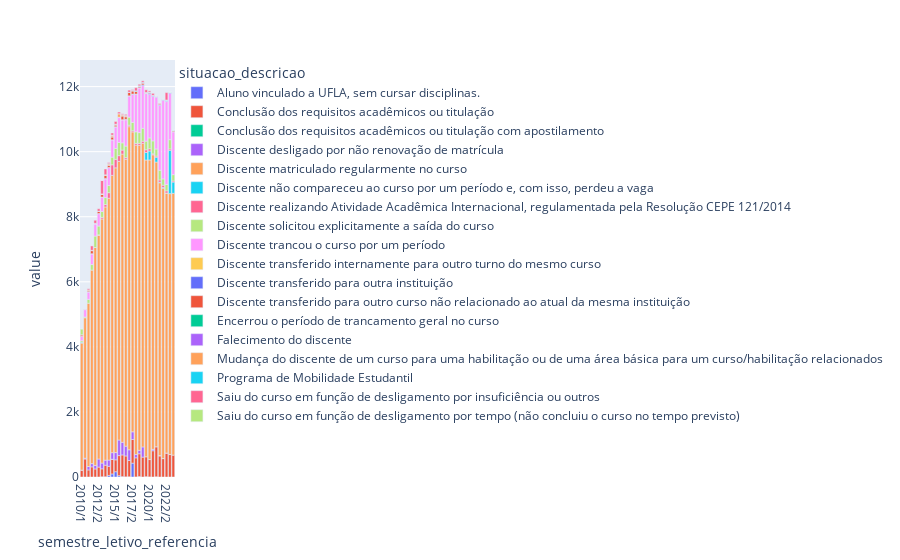

The notebook cell this image was saved under:
### Code cell
# Para melhor manipulação trasnforma o objeto em SparkPandas
view_1 = ps.DataFrame(data.groupBy('semestre_letivo_referencia', 'situacao_descricao')
                      .count()
                      .orderBy('semestre_letivo_referencia'))

view_1_pivot = view_1.pivot(index='semestre_letivo_referencia', 
                            columns='situacao_descricao', 
                            values='count')
view_1_pivot.plot(kind='bar')

### Figure 1 — Plotly figure (JSON) as saved in the notebook; plotly's stock layout.template omitted (floating-point values rounded to 4 significant figures)
{"data": [{"alignmentgroup": "True", "hovertemplate": "situacao_descricao=Aluno vinculado a UFLA, sem cursar disciplinas.<br>semestre_letivo_referencia=%{x}<br>value=%{y}<extra></extra>", "legendgroup": "Aluno vinculado a UFLA, sem cursar disciplinas.", "marker": {"color": "#636efa", "pattern": {"shape": ""}}, "name": "Aluno vinculado a UFLA, sem cursar disciplinas.", "offsetgroup": "Aluno vinculado a UFLA, sem cursar disciplinas.", "orientation": "v", "showlegend": true, "textposition": "auto", "type": "bar", "x": ["2010/1", "2010/2", "2011/1", "2011/2", "2012/1", "2012/2", "2013/1", "2013/2", "2014/1", "2014/2", "2015/1", "2015/2", "2016/1", "2016/2", "2017/1", "2017/2", "2018/1", "2018/2", "2019/1", "2019/2", "2020/1", "2020/2", "2021/1", "2021/2", "2022/1", "2022/2", "2023/1", "2023/2"], "xaxis": "x", "y": [null, null, null, null, null, 1, 8, 9, 49, 94, 163, 41, 13, 6, 8, 427, 3, 15, null, 11, 4, null, 8, null, null, null, null, null], "yaxis": "y"}, {"alignmentgroup": "True", "hovertemplate": "situacao_descricao=Conclusão dos requisitos acadêmicos ou titulação<br>semestre_letivo_referencia=%{x}<br>value=%{y}<extra></extra>", "legendgroup": "Conclusão dos requisitos acadêmicos ou titulação", "marker": {"color": "#EF553B", "pattern": {"shape": ""}}, "name": "Conclusão dos requisitos acadêmicos ou titulação", "offsetgroup": "Conclusão dos requisitos acadêmicos ou titulação", "orientation": "v", "showlegend": true, "textposition": "auto", "type": "bar", "x": ["2010/1", "2010/2", "2011/1", "2011/2", "2012/1", "2012/2", "2013/1", "2013/2", "2014/1", "2014/2", "2015/1", "2015/2", "2016/1", "2016/2", "2017/1", "2017/2", "2018/1", "2018/2", "2019/1", "2019/2", "2020/1", "2020/2", "2021/1", "2021/2", "2022/1", "2022/2", "2023/1", "2023/2"], "xaxis": "x", "y": [212, 553, 217, 311, 247, 304, 243, 353, 280, 450, 364, 617, 665, 641, 500, 726, 586, 700, 611, 609, 532, 806, 918, 648, 565, 736, 690, 671], "yaxis": "y"}, {"alignmentgroup": "True", "hovertemplate": "situacao_descricao=Conclusão dos requisitos acadêmicos ou titulação com apostilamento<br>semestre_letivo_referencia=%{x}<br>value=%{y}<extra></extra>", "legendgroup": "Conclusão dos requisitos acadêmicos ou titulação com apostilamento", "marker": {"color": "#00cc96", "pattern": {"shape": ""}}, "name": "Conclusão dos requisitos acadêmicos ou titulação com apostilamento", "offsetgroup": "Conclusão dos requisitos acadêmicos ou titulação com apostilamento", "orientation": "v", "showlegend": true, "textposition": "auto", "type": "bar", "x": ["2010/1", "2010/2", "2011/1", "2011/2", "2012/1", "2012/2", "2013/1", "2013/2", "2014/1", "2014/2", "2015/1", "2015/2", "2016/1", "2016/2", "2017/1", "2017/2", "2018/1", "2018/2", "2019/1", "2019/2", "2020/1", "2020/2", "2021/1", "2021/2", "2022/1", "2022/2", "2023/1", "2023/2"], "xaxis": "x", "y": [null, null, null, null, null, null, null, null, null, 1, null, null, null, null, null, null, null, null, null, null, null, null, null, null, null, null, null, null], "yaxis": "y"}, {"alignmentgroup": "True", "hovertemplate": "situacao_descricao=Discente desligado por não renovação de matrícula<br>semestre_letivo_referencia=%{x}<br>value=%{y}<extra></extra>", "legendgroup": "Discente desligado por não renovação de matrícula", "marker": {"color": "#ab63fa", "pattern": {"shape": ""}}, "name": "Discente desligado por não renovação de matrícula", "offsetgroup": "Discente desligado por não renovação de matrícula", "orientation": "v", "showlegend": true, "textposition": "auto", "type": "bar", "x": ["2010/1", "2010/2", "2011/1", "2011/2", "2012/1", "2012/2", "2013/1", "2013/2", "2014/1", "2014/2", "2015/1", "2015/2", "2016/1", "2016/2", "2017/1", "2017/2", "2018/1", "2018/2", "2019/1", "2019/2", "2020/1", "2020/2", "2021/1", "2021/2", "2022/1", "2022/2", "2023/1", "2023/2"], "xaxis": "x", "y": [1, 24, 106, 101, 108, 248, 178, 155, 192, 203, 224, 479, 389, 301, 328, 235, 103, 106, 314, null, null, 44, null, 10, 4, 1, 3, null], "yaxis": "y"}, {"alignmentgroup": "True", "hovertemplate": "situacao_descricao=Discente matriculado regularmente no curso<br>semestre_letivo_referencia=%{x}<br>value=%{y}<extra></extra>", "legendgroup": "Discente matriculado regularmente no curso", "marker": {"color": "#FFA15A", "pattern": {"shape": ""}}, "name": "Discente matriculado regularmente no curso", "offsetgroup": "Discente matriculado regularmente no curso", "orientation": "v", "showlegend": true, "textposition": "auto", "type": "bar", "x": ["2010/1", "2010/2", "2011/1", "2011/2", "2012/1", "2012/2", "2013/1", "2013/2", "2014/1", "2014/2", "2015/1", "2015/2", "2016/1", "2016/2", "2017/1", "2017/2", "2018/1", "2018/2", "2019/1", "2019/2", "2020/1", "2020/2", "2021/1", "2021/2", "2022/1", "2022/2", "2023/1", "2023/2"], "xaxis": "x", "y": [3903, 4316, 5018, 5947, 6698, 6886, 7502, 7783, 8047, 8524, 8752, 8562, 8858, 8821, 9930, 9218, 9509, 9374, 9330, 9123, 9209, 9056, 8754, 8386, 8309, 7992, 8015, 8049], "yaxis": "y"}, {"alignmentgroup": "True", "hovertemplate": "situacao_descricao=Discente não compareceu ao curso por um período e, com isso, perdeu a vaga<br>semestre_letivo_referencia=%{x}<br>value=%{y}<extra></extra>", "legendgroup": "Discente não compareceu ao curso por um período e, com isso, perdeu a vaga", "marker": {"color": "#19d3f3", "pattern": {"shape": ""}}, "name": "Discente não compareceu ao curso por um período e, com isso, perdeu a vaga", "offsetgroup": "Discente não compareceu ao curso por um período e, com isso, perdeu a vaga", "orientation": "v", "showlegend": true, "textposition": "auto", "type": "bar", "x": ["2010/1", "2010/2", "2011/1", "2011/2", "2012/1", "2012/2", "2013/1", "2013/2", "2014/1", "2014/2", "2015/1", "2015/2", "2016/1", "2016/2", "2017/1", "2017/2", "2018/1", "2018/2", "2019/1", "2019/2", "2020/1", "2020/2", "2021/1", "2021/2", "2022/1", "2022/2", "2023/1", "2023/2"], "xaxis": "x", "y": [25, null, null, null, null, 1, null, null, null, null, null, null, null, null, null, null, null, null, null, 231, 274, 1, 148, 18, 24, 1, 1332, 345], "yaxis": "y"}, {"alignmentgroup": "True", "hovertemplate": "situacao_descricao=Discente realizando Atividade Acadêmica Internacional, regulamentada pela Resolução CEPE 121/2014<br>semestre_letivo_referencia=%{x}<br>value=%{y}<extra></extra>", "legendgroup": "Discente realizando Atividade Acadêmica Internacional, regulamentada pela Resolução CEPE 121/2014", "marker": {"color": "#FF6692", "pattern": {"shape": ""}}, "name": "Discente realizando Atividade Acadêmica Internacional, regulamentada pela Resolução CEPE 121/2014", "offsetgroup": "Discente realizando Atividade Acadêmica Internacional, regulamentada pela Resolução CEPE 121/2014", "orientation": "v", "showlegend": true, "textposition": "auto", "type": "bar", "x": ["2010/1", "2010/2", "2011/1", "2011/2", "2012/1", "2012/2", "2013/1", "2013/2", "2014/1", "2014/2", "2015/1", "2015/2", "2016/1", "2016/2", "2017/1", "2017/2", "2018/1", "2018/2", "2019/1", "2019/2", "2020/1", "2020/2", "2021/1", "2021/2", "2022/1", "2022/2", "2023/1", "2023/2"], "xaxis": "x", "y": [null, null, null, null, 1, 4, 49, 73, 170, 323, 261, 178, 123, 48, 46, 37, 52, 60, 66, 83, 70, 25, 36, 67, 66, 65, 43, 34], "yaxis": "y"}, {"alignmentgroup": "True", "hovertemplate": "situacao_descricao=Discente solicitou explicitamente a saída do curso<br>semestre_letivo_referencia=%{x}<br>value=%{y}<extra></extra>", "legendgroup": "Discente solicitou explicitamente a saída do curso", "marker": {"color": "#B6E880", "pattern": {"shape": ""}}, "name": "Discente solicitou explicitamente a saída do curso", "offsetgroup": "Discente solicitou explicitamente a saída do curso", "orientation": "v", "showlegend": true, "textposition": "auto", "type": "bar", "x": ["2010/1", "2010/2", "2011/1", "2011/2", "2012/1", "2012/2", "2013/1", "2013/2", "2014/1", "2014/2", "2015/1", "2015/2", "2016/1", "2016/2", "2017/1", "2017/2", "2018/1", "2018/2", "2019/1", "2019/2", "2020/1", "2020/2", "2021/1", "2021/2", "2022/1", "2022/2", "2023/1", "2023/2"], "xaxis": "x", "y": [47, 23, 119, 171, 351, 269, 181, 215, 220, 235, 333, 405, 221, 354, 248, 255, 356, 330, 397, 266, 332, 398, 217, 299, 193, 197, 285, 194], "yaxis": "y"}, {"alignmentgroup": "True", "hovertemplate": "situacao_descricao=Discente trancou o curso por um período<br>semestre_letivo_referencia=%{x}<br>value=%{y}<extra></extra>", "legendgroup": "Discente trancou o curso por um período", "marker": {"color": "#FF97FF", "pattern": {"shape": ""}}, "name": "Discente trancou o curso por um período", "offsetgroup": "Discente trancou o curso por um período", "orientation": "v", "showlegend": true, "textposition": "auto", "type": "bar", "x": ["2010/1", "2010/2", "2011/1", "2011/2", "2012/1", "2012/2", "2013/1", "2013/2", "2014/1", "2014/2", "2015/1", "2015/2", "2016/1", "2016/2", "2017/1", "2017/2", "2018/1", "2018/2", "2019/1", "2019/2", "2020/1", "2020/2", "2021/1", "2021/2", "2022/1", "2022/2", "2023/1", "2023/2"], "xaxis": "x", "y": [132, 227, 224, 327, 371, 380, 440, 573, 549, 531, 658, 765, 707, 811, 645, 862, 1154, 1373, 1308, 1463, 1340, 1368, 1592, 1992, 2421, 2546, 1426, 1315], "yaxis": "y"}, {"alignmentgroup": "True", "hovertemplate": "situacao_descricao=Discente transferido internamente para outro turno do mesmo curso<br>semestre_letivo_referencia=%{x}<br>value=%{y}<extra></extra>", "legendgroup": "Discente transferido internamente para outro turno do mesmo curso", "marker": {"color": "#FECB52", "pattern": {"shape": ""}}, "name": "Discente transferido internamente para outro turno do mesmo curso", "offsetgroup": "Discente transferido internamente para outro turno do mesmo curso", "orientation": "v", "showlegend": true, "textposition": "auto", "type": "bar", "x": ["2010/1", "2010/2", "2011/1", "2011/2", "2012/1", "2012/2", "2013/1", "2013/2", "2014/1", "2014/2", "2015/1", "2015/2", "2016/1", "2016/2", "2017/1", "2017/2", "2018/1", "2018/2", "2019/1", "2019/2", "2020/1", "2020/2", "2021/1", "2021/2", "2022/1", "2022/2", "2023/1", "2023/2"], "xaxis": "x", "y": [null, null, null, null, null, null, null, null, null, null, null, null, null, 1, null, null, null, null, null, null, null, null, null, null, null, null, null, null], "yaxis": "y"}, {"alignmentgroup": "True", "hovertemplate": "situacao_descricao=Discente transferido para outra instituição<br>semestre_letivo_referencia=%{x}<br>value=%{y}<extra></extra>", "legendgroup": "Discente transferido para outra instituição", "marker": {"color": "#636efa", "pattern": {"shape": ""}}, "name": "Discente transferido para outra instituição", "offsetgroup": "Discente transferido para outra instituição", "orientation": "v", "showlegend": true, "textposition": "auto", "type": "bar", "x": ["2010/1", "2010/2", "2011/1", "2011/2", "2012/1", "2012/2", "2013/1", "2013/2", "2014/1", "2014/2", "2015/1", "2015/2", "2016/1", "2016/2", "2017/1", "2017/2", "2018/1", "2018/2", "2019/1", "2019/2", "2020/1", "2020/2", "2021/1", "2021/2", "2022/1", "2022/2", "2023/1", "2023/2"], "xaxis": "x", "y": [4, 4, 11, 6, 10, 5, 2, 16, 6, 4, 12, 3, 6, 12, 11, 10, 7, 8, 26, 11, 33, 22, 13, 22, 18, 18, 23, 12], "yaxis": "y"}, {"alignmentgroup": "True", "hovertemplate": "situacao_descricao=Discente transferido para outro curso não relacionado ao atual da mesma instituição<br>semestre_letivo_referencia=%{x}<br>value=%{y}<extra></extra>", "legendgroup": "Discente transferido para outro curso não relacionado ao atual da mesma instituição", "marker": {"color": "#EF553B", "pattern": {"shape": ""}}, "name": "Discente transferido para outro curso não relacionado ao atual da mesma instituição", "offsetgroup": "Discente transferido para outro curso não relacionado ao atual da mesma instituição", "orientation": "v", "showlegend": true, "textposition": "auto", "type": "bar", "x": ["2010/1", "2010/2", "2011/1", "2011/2", "2012/1", "2012/2", "2013/1", "2013/2", "2014/1", "2014/2", "2015/1", "2015/2", "2016/1", "2016/2", "2017/1", "2017/2", "2018/1", "2018/2", "2019/1", "2019/2", "2020/1", "2020/2", "2021/1", "2021/2", "2022/1", "2022/2", "2023/1", "2023/2"], "xaxis": "x", "y": [46, null, 30, 93, null, 67, 89, 98, 77, 89, 54, null, 118, 76, 102, 97, 84, 43, 55, 9, 25, 4, 15, 25, null, 23, null, 30], "yaxis": "y"}, {"alignmentgroup": "True", "hovertemplate": "situacao_descricao=Encerrou o período de trancamento geral no curso<br>semestre_letivo_referencia=%{x}<br>value=%{y}<extra></extra>", "legendgroup": "Encerrou o período de trancamento geral no curso", "marker": {"color": "#00cc96", "pattern": {"shape": ""}}, "name": "Encerrou o período de trancamento geral no curso", "offsetgroup": "Encerrou o período de trancamento geral no curso", "orientation": "v", "showlegend": true, "textposition": "auto", "type": "bar", "x": ["2010/1", "2010/2", "2011/1", "2011/2", "2012/1", "2012/2", "2013/1", "2013/2", "2014/1", "2014/2", "2015/1", "2015/2", "2016/1", "2016/2", "2017/1", "2017/2", "2018/1", "2018/2", "2019/1", "2019/2", "2020/1", "2020/2", "2021/1", "2021/2", "2022/1", "2022/2", "2023/1", "2023/2"], "xaxis": "x", "y": [null, null, null, null, 1, null, null, null, 1, null, null, 1, null, null, null, null, null, 1, null, null, 1, null, 1, null, 2, null, 1, null], "yaxis": "y"}, {"alignmentgroup": "True", "hovertemplate": "situacao_descricao=Falecimento do discente<br>semestre_letivo_referencia=%{x}<br>value=%{y}<extra></extra>", "legendgroup": "Falecimento do discente", "marker": {"color": "#ab63fa", "pattern": {"shape": ""}}, "name": "Falecimento do discente", "offsetgroup": "Falecimento do discente", "orientation": "v", "showlegend": true, "textposition": "auto", "type": "bar", "x": ["2010/1", "2010/2", "2011/1", "2011/2", "2012/1", "2012/2", "2013/1", "2013/2", "2014/1", "2014/2", "2015/1", "2015/2", "2016/1", "2016/2", "2017/1", "2017/2", "2018/1", "2018/2", "2019/1", "2019/2", "2020/1", "2020/2", "2021/1", "2021/2", "2022/1", "2022/2", "2023/1", "2023/2"], "xaxis": "x", "y": [null, null, null, null, 3, 1, 2, null, 1, 2, 1, 7, 1, null, 1, 3, null, 2, 6, 1, 2, 6, 1, null, null, 2, 1, 3], "yaxis": "y"}, {"alignmentgroup": "True", "hovertemplate": "situacao_descricao=Mudança do discente de um curso para uma habilitação ou de uma área básica para um curso/habilitação relacionados<br>semestre_letivo_referencia=%{x}<br>value=%{y}<extra></extra>", "legendgroup": "Mudança do discente de um curso para uma habilitação ou de uma área básica para um curso/habilitação relacionados", "marker": {"color": "#FFA15A", "pattern": {"shape": ""}}, "name": "Mudança do discente de um curso para uma habilitação ou de uma área básica para um curso/habilitação relacionados", "offsetgroup": "Mudança do discente de um curso para uma habilitação ou de uma área básica para um curso/habilitação relacionados", "orientation": "v", "showlegend": true, "textposition": "auto", "type": "bar", "x": ["2010/1", "2010/2", "2011/1", "2011/2", "2012/1", "2012/2", "2013/1", "2013/2", "2014/1", "2014/2", "2015/1", "2015/2", "2016/1", "2016/2", "2017/1", "2017/2", "2018/1", "2018/2", "2019/1", "2019/2", "2020/1", "2020/2", "2021/1", "2021/2", "2022/1", "2022/2", "2023/1", "2023/2"], "xaxis": "x", "y": [null, null, 25, 10, null, 1, 6, 8, 30, 51, 18, 106, 32, 27, 2, null, null, null, null, null, null, null, null, null, null, null, null, null], "yaxis": "y"}, {"alignmentgroup": "True", "hovertemplate": "situacao_descricao=Programa de Mobilidade Estudantil<br>semestre_letivo_referencia=%{x}<br>value=%{y}<extra></extra>", "legendgroup": "Programa de Mobilidade Estudantil", "marker": {"color": "#19d3f3", "pattern": {"shape": ""}}, "name": "Programa de Mobilidade Estudantil", "offsetgroup": "Programa de Mobilidade Estudantil", "orientation": "v", "showlegend": true, "textposition": "auto", "type": "bar", "x": ["2010/1", "2010/2", "2011/1", "2011/2", "2012/1", "2012/2", "2013/1", "2013/2", "2014/1", "2014/2", "2015/1", "2015/2", "2016/1", "2016/2", "2017/1", "2017/2", "2018/1", "2018/2", "2019/1", "2019/2", "2020/1", "2020/2", "2021/1", "2021/2", "2022/1", "2022/2", "2023/1", "2023/2"], "xaxis": "x", "y": [null, null, null, 2, 7, 3, 2, 5, 10, 1, 3, 1, 4, 11, 5, 13, 14, 12, 16, 13, 8, 1, null, null, 3, 6, 5, 3], "yaxis": "y"}, {"alignmentgroup": "True", "hovertemplate": "situacao_descricao=Saiu do curso em função de desligamento por insuficiência ou outros<br>semestre_letivo_referencia=%{x}<br>value=%{y}<extra></extra>", "legendgroup": "Saiu do curso em função de desligamento por insuficiência ou outros", "marker": {"color": "#FF6692", "pattern": {"shape": ""}}, "name": "Saiu do curso em função de desligamento por insuficiência ou outros", "offsetgroup": "Saiu do curso em função de desligamento por insuficiência ou outros", "orientation": "v", "showlegend": true, "textposition": "auto", "type": "bar", "x": ["2010/1", "2010/2", "2011/1", "2011/2", "2012/1", "2012/2", "2013/1", "2013/2", "2014/1", "2014/2", "2015/1", "2015/2", "2016/1", "2016/2", "2017/1", "2017/2", "2018/1", "2018/2", "2019/1", "2019/2", "2020/1", "2020/2", "2021/1", "2021/2", "2022/1", "2022/2", "2023/1", "2023/2"], "xaxis": "x", "y": [1, 9, 35, 134, 94, 75, 411, 179, 32, 65, 85, 54, 27, 36, 65, 24, 98, 47, 47, 81, 37, 61, 4, 17, 2, 228, 1, null], "yaxis": "y"}, {"alignmentgroup": "True", "hovertemplate": "situacao_descricao=Saiu do curso em função de desligamento por tempo (não concluiu o curso no tempo previsto)<br>semestre_letivo_referencia=%{x}<br>value=%{y}<extra></extra>", "legendgroup": "Saiu do curso em função de desligamento por tempo (não concluiu o curso no tempo previsto)", "marker": {"color": "#B6E880", "pattern": {"shape": ""}}, "name": "Saiu do curso em função de desligamento por tempo (não concluiu o curso no tempo previsto)", "offsetgroup": "Saiu do curso em função de desligamento por tempo (não concluiu o curso no tempo previsto)", "orientation": "v", "showlegend": true, "textposition": "auto", "type": "bar", "x": ["2010/1", "2010/2", "2011/1", "2011/2", "2012/1", "2012/2", "2013/1", "2013/2", "2014/1", "2014/2", "2015/1", "2015/2", "2016/1", "2016/2", "2017/1", "2017/2", "2018/1", "2018/2", "2019/1", "2019/2", "2020/1", "2020/2", "2021/1", "2021/2", "2022/1", "2022/2", "2023/1", "2023/2"], "xaxis": "x", "y": [171, null, null, null, null, null, 1, null, null, null, null, null, null, null, null, null, null, null, null, null, null, null, null, null, null, null, 5, null], "yaxis": "y"}], "layout": {"barmode": "relative", "legend": {"title": {"text": "situacao_descricao"}, "tracegroupgap": 0}, "margin": {"t": 60}, "xaxis": {"anchor": "y", "domain": [0, 1], "title": {"text": "semestre_letivo_referencia"}}, "yaxis": {"anchor": "x", "domain": [0, 1], "title": {"text": "value"}}}}
